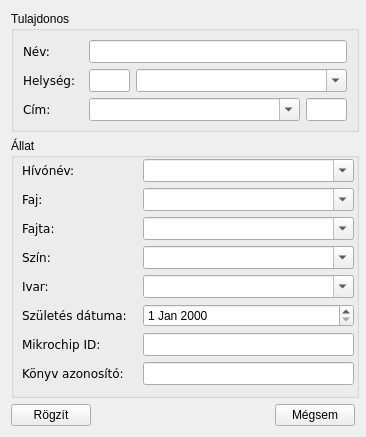
<?xml version="1.0" encoding="UTF-8"?>
<ui version="4.0">
 <class>frmTulAll</class>
 <widget class="QDialog" name="frmTulAll">
  <property name="geometry">
   <rect>
    <x>0</x>
    <y>0</y>
    <width>366</width>
    <height>437</height>
   </rect>
  </property>
  <property name="minimumSize">
   <size>
    <width>366</width>
    <height>437</height>
   </size>
  </property>
  <property name="maximumSize">
   <size>
    <width>366</width>
    <height>437</height>
   </size>
  </property>
  <property name="windowTitle">
   <string>Tulajdonos és állat rögzítése</string>
  </property>
  <property name="windowIcon">
   <iconset resource="images.qrc">
    <normaloff>:/images/1267613805_add-address.png</normaloff>:/images/1267613805_add-address.png</iconset>
  </property>
  <layout class="QGridLayout" name="gridLayout_6">
   <item row="0" column="0" colspan="3">
    <widget class="QGroupBox" name="groupBox">
     <property name="minimumSize">
      <size>
       <width>348</width>
       <height>121</height>
      </size>
     </property>
     <property name="maximumSize">
      <size>
       <width>16777215</width>
       <height>121</height>
      </size>
     </property>
     <property name="title">
      <string>Tulajdonos</string>
     </property>
     <layout class="QGridLayout" name="gridLayout_5">
      <item row="0" column="0">
       <layout class="QGridLayout" name="gridLayout_3">
        <item row="0" column="0">
         <widget class="QLabel" name="label_5">
          <property name="font">
           <font>
            <family>Bitstream Vera Sans</family>
           </font>
          </property>
          <property name="text">
           <string>Név:</string>
          </property>
         </widget>
        </item>
        <item row="0" column="1">
         <widget class="QLineEdit" name="lineEdit">
          <property name="sizePolicy">
           <sizepolicy hsizetype="Preferred" vsizetype="Fixed">
            <horstretch>0</horstretch>
            <verstretch>0</verstretch>
           </sizepolicy>
          </property>
          <property name="minimumSize">
           <size>
            <width>0</width>
            <height>23</height>
           </size>
          </property>
          <property name="maximumSize">
           <size>
            <width>270</width>
            <height>23</height>
           </size>
          </property>
         </widget>
        </item>
        <item row="1" column="0">
         <widget class="QLabel" name="label_6">
          <property name="font">
           <font>
            <family>Bitstream Vera Sans</family>
           </font>
          </property>
          <property name="text">
           <string>Helység:</string>
          </property>
         </widget>
        </item>
        <item row="1" column="1">
         <layout class="QGridLayout" name="gridLayout_2">
          <item row="0" column="0">
           <widget class="QLineEdit" name="lineEdit_2">
            <property name="sizePolicy">
             <sizepolicy hsizetype="Preferred" vsizetype="Fixed">
              <horstretch>0</horstretch>
              <verstretch>0</verstretch>
             </sizepolicy>
            </property>
            <property name="minimumSize">
             <size>
              <width>41</width>
              <height>23</height>
             </size>
            </property>
            <property name="maximumSize">
             <size>
              <width>41</width>
              <height>23</height>
             </size>
            </property>
           </widget>
          </item>
          <item row="0" column="1">
           <widget class="QComboBox" name="comboBox">
            <property name="sizePolicy">
             <sizepolicy hsizetype="Preferred" vsizetype="Fixed">
              <horstretch>0</horstretch>
              <verstretch>0</verstretch>
             </sizepolicy>
            </property>
            <property name="minimumSize">
             <size>
              <width>211</width>
              <height>23</height>
             </size>
            </property>
            <property name="maximumSize">
             <size>
              <width>211</width>
              <height>23</height>
             </size>
            </property>
            <property name="editable">
             <bool>true</bool>
            </property>
           </widget>
          </item>
         </layout>
        </item>
        <item row="2" column="0">
         <widget class="QLabel" name="label_7">
          <property name="font">
           <font>
            <family>Bitstream Vera Sans</family>
           </font>
          </property>
          <property name="text">
           <string>Cím:</string>
          </property>
         </widget>
        </item>
        <item row="2" column="1">
         <layout class="QGridLayout" name="gridLayout">
          <item row="0" column="0">
           <widget class="QComboBox" name="comboBox_2">
            <property name="sizePolicy">
             <sizepolicy hsizetype="Preferred" vsizetype="Fixed">
              <horstretch>0</horstretch>
              <verstretch>0</verstretch>
             </sizepolicy>
            </property>
            <property name="minimumSize">
             <size>
              <width>211</width>
              <height>23</height>
             </size>
            </property>
            <property name="maximumSize">
             <size>
              <width>211</width>
              <height>23</height>
             </size>
            </property>
            <property name="editable">
             <bool>true</bool>
            </property>
           </widget>
          </item>
          <item row="0" column="1">
           <widget class="QLineEdit" name="lineEdit_3">
            <property name="sizePolicy">
             <sizepolicy hsizetype="Preferred" vsizetype="Fixed">
              <horstretch>0</horstretch>
              <verstretch>0</verstretch>
             </sizepolicy>
            </property>
            <property name="minimumSize">
             <size>
              <width>41</width>
              <height>23</height>
             </size>
            </property>
            <property name="maximumSize">
             <size>
              <width>41</width>
              <height>23</height>
             </size>
            </property>
           </widget>
          </item>
         </layout>
        </item>
       </layout>
      </item>
     </layout>
    </widget>
   </item>
   <item row="1" column="0" colspan="3">
    <widget class="QGroupBox" name="groupBox_2">
     <property name="minimumSize">
      <size>
       <width>348</width>
       <height>241</height>
      </size>
     </property>
     <property name="title">
      <string>Állat</string>
     </property>
     <widget class="QWidget" name="layoutWidget">
      <property name="geometry">
       <rect>
        <x>11</x>
        <y>21</y>
        <width>332</width>
        <height>228</height>
       </rect>
      </property>
      <layout class="QGridLayout" name="gridLayout_4">
       <item row="0" column="0">
        <widget class="QLabel" name="label_8">
         <property name="font">
          <font>
           <family>Bitstream Vera Sans</family>
          </font>
         </property>
         <property name="text">
          <string>Hívónév:</string>
         </property>
        </widget>
       </item>
       <item row="0" column="1">
        <widget class="QComboBox" name="comboBox_3">
         <property name="sizePolicy">
          <sizepolicy hsizetype="Preferred" vsizetype="Fixed">
           <horstretch>0</horstretch>
           <verstretch>0</verstretch>
          </sizepolicy>
         </property>
         <property name="minimumSize">
          <size>
           <width>211</width>
           <height>23</height>
          </size>
         </property>
         <property name="maximumSize">
          <size>
           <width>211</width>
           <height>23</height>
          </size>
         </property>
         <property name="editable">
          <bool>true</bool>
         </property>
        </widget>
       </item>
       <item row="1" column="0">
        <widget class="QLabel" name="label_9">
         <property name="font">
          <font>
           <family>Bitstream Vera Sans</family>
          </font>
         </property>
         <property name="text">
          <string>Faj:</string>
         </property>
        </widget>
       </item>
       <item row="1" column="1">
        <widget class="QComboBox" name="comboBox_4">
         <property name="sizePolicy">
          <sizepolicy hsizetype="Preferred" vsizetype="Fixed">
           <horstretch>0</horstretch>
           <verstretch>0</verstretch>
          </sizepolicy>
         </property>
         <property name="minimumSize">
          <size>
           <width>211</width>
           <height>23</height>
          </size>
         </property>
         <property name="maximumSize">
          <size>
           <width>211</width>
           <height>23</height>
          </size>
         </property>
         <property name="editable">
          <bool>true</bool>
         </property>
        </widget>
       </item>
       <item row="2" column="0">
        <widget class="QLabel" name="label_10">
         <property name="font">
          <font>
           <family>Bitstream Vera Sans</family>
          </font>
         </property>
         <property name="text">
          <string>Fajta:</string>
         </property>
        </widget>
       </item>
       <item row="2" column="1">
        <widget class="QComboBox" name="comboBox_5">
         <property name="sizePolicy">
          <sizepolicy hsizetype="Preferred" vsizetype="Fixed">
           <horstretch>0</horstretch>
           <verstretch>0</verstretch>
          </sizepolicy>
         </property>
         <property name="minimumSize">
          <size>
           <width>211</width>
           <height>23</height>
          </size>
         </property>
         <property name="maximumSize">
          <size>
           <width>211</width>
           <height>23</height>
          </size>
         </property>
         <property name="editable">
          <bool>true</bool>
         </property>
        </widget>
       </item>
       <item row="3" column="0">
        <widget class="QLabel" name="label_11">
         <property name="font">
          <font>
           <family>Bitstream Vera Sans</family>
          </font>
         </property>
         <property name="text">
          <string>Szín:</string>
         </property>
        </widget>
       </item>
       <item row="3" column="1">
        <widget class="QComboBox" name="comboBox_6">
         <property name="sizePolicy">
          <sizepolicy hsizetype="Preferred" vsizetype="Fixed">
           <horstretch>0</horstretch>
           <verstretch>0</verstretch>
          </sizepolicy>
         </property>
         <property name="minimumSize">
          <size>
           <width>211</width>
           <height>23</height>
          </size>
         </property>
         <property name="maximumSize">
          <size>
           <width>211</width>
           <height>23</height>
          </size>
         </property>
         <property name="editable">
          <bool>true</bool>
         </property>
        </widget>
       </item>
       <item row="4" column="0">
        <widget class="QLabel" name="label_12">
         <property name="font">
          <font>
           <family>Bitstream Vera Sans</family>
          </font>
         </property>
         <property name="text">
          <string>Ivar:</string>
         </property>
        </widget>
       </item>
       <item row="4" column="1">
        <widget class="QComboBox" name="comboBox_7">
         <property name="sizePolicy">
          <sizepolicy hsizetype="Preferred" vsizetype="Fixed">
           <horstretch>0</horstretch>
           <verstretch>0</verstretch>
          </sizepolicy>
         </property>
         <property name="minimumSize">
          <size>
           <width>211</width>
           <height>23</height>
          </size>
         </property>
         <property name="maximumSize">
          <size>
           <width>211</width>
           <height>23</height>
          </size>
         </property>
         <property name="editable">
          <bool>true</bool>
         </property>
        </widget>
       </item>
       <item row="5" column="0">
        <widget class="QLabel" name="label_13">
         <property name="font">
          <font>
           <family>Bitstream Vera Sans</family>
          </font>
         </property>
         <property name="text">
          <string>Születés dátuma:</string>
         </property>
        </widget>
       </item>
       <item row="5" column="1">
        <widget class="QDateEdit" name="dateEdit">
         <property name="sizePolicy">
          <sizepolicy hsizetype="Preferred" vsizetype="Fixed">
           <horstretch>0</horstretch>
           <verstretch>0</verstretch>
          </sizepolicy>
         </property>
         <property name="minimumSize">
          <size>
           <width>0</width>
           <height>23</height>
          </size>
         </property>
         <property name="maximumSize">
          <size>
           <width>16777215</width>
           <height>23</height>
          </size>
         </property>
        </widget>
       </item>
       <item row="6" column="0">
        <widget class="QLabel" name="label_14">
         <property name="font">
          <font>
           <family>Bitstream Vera Sans</family>
          </font>
         </property>
         <property name="text">
          <string>Mikrochip ID:</string>
         </property>
        </widget>
       </item>
       <item row="6" column="1">
        <widget class="QLineEdit" name="lineEdit_4">
         <property name="sizePolicy">
          <sizepolicy hsizetype="Preferred" vsizetype="Fixed">
           <horstretch>0</horstretch>
           <verstretch>0</verstretch>
          </sizepolicy>
         </property>
         <property name="minimumSize">
          <size>
           <width>211</width>
           <height>23</height>
          </size>
         </property>
         <property name="maximumSize">
          <size>
           <width>211</width>
           <height>23</height>
          </size>
         </property>
        </widget>
       </item>
       <item row="7" column="0">
        <widget class="QLabel" name="label_15">
         <property name="font">
          <font>
           <family>Bitstream Vera Sans</family>
          </font>
         </property>
         <property name="text">
          <string>Könyv azonosító:</string>
         </property>
        </widget>
       </item>
       <item row="7" column="1">
        <widget class="QLineEdit" name="lineEdit_5">
         <property name="sizePolicy">
          <sizepolicy hsizetype="Preferred" vsizetype="Fixed">
           <horstretch>0</horstretch>
           <verstretch>0</verstretch>
          </sizepolicy>
         </property>
         <property name="minimumSize">
          <size>
           <width>211</width>
           <height>23</height>
          </size>
         </property>
         <property name="maximumSize">
          <size>
           <width>211</width>
           <height>23</height>
          </size>
         </property>
        </widget>
       </item>
      </layout>
     </widget>
    </widget>
   </item>
   <item row="2" column="0">
    <widget class="QPushButton" name="pushButton">
     <property name="text">
      <string>Rögzít</string>
     </property>
     <property name="autoDefault">
      <bool>false</bool>
     </property>
    </widget>
   </item>
   <item row="2" column="1">
    <spacer name="horizontalSpacer">
     <property name="orientation">
      <enum>Qt::Horizontal</enum>
     </property>
     <property name="sizeHint" stdset="0">
      <size>
       <width>179</width>
       <height>20</height>
      </size>
     </property>
    </spacer>
   </item>
   <item row="2" column="2">
    <widget class="QPushButton" name="pushButton_2">
     <property name="text">
      <string>Mégsem</string>
     </property>
     <property name="autoDefault">
      <bool>false</bool>
     </property>
    </widget>
   </item>
  </layout>
 </widget>
 <tabstops>
  <tabstop>lineEdit</tabstop>
  <tabstop>comboBox</tabstop>
  <tabstop>lineEdit_2</tabstop>
  <tabstop>comboBox_2</tabstop>
  <tabstop>lineEdit_3</tabstop>
  <tabstop>comboBox_3</tabstop>
  <tabstop>comboBox_4</tabstop>
  <tabstop>comboBox_5</tabstop>
  <tabstop>comboBox_6</tabstop>
  <tabstop>comboBox_7</tabstop>
  <tabstop>dateEdit</tabstop>
  <tabstop>lineEdit_4</tabstop>
  <tabstop>lineEdit_5</tabstop>
  <tabstop>pushButton</tabstop>
  <tabstop>pushButton_2</tabstop>
 </tabstops>
 <resources>
  <include location="images.qrc"/>
 </resources>
 <connections/>
</ui>
